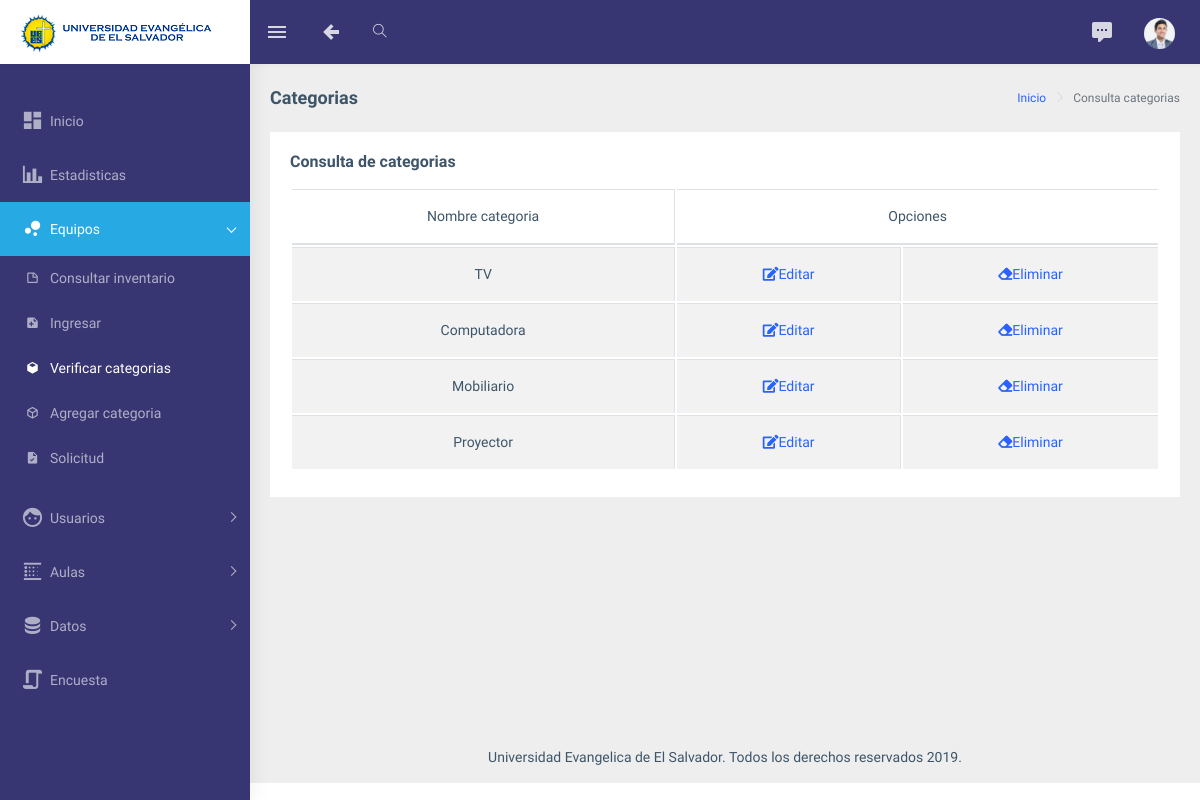
/consultarcat.php (signed in), run on an earlier commit of the app's database.
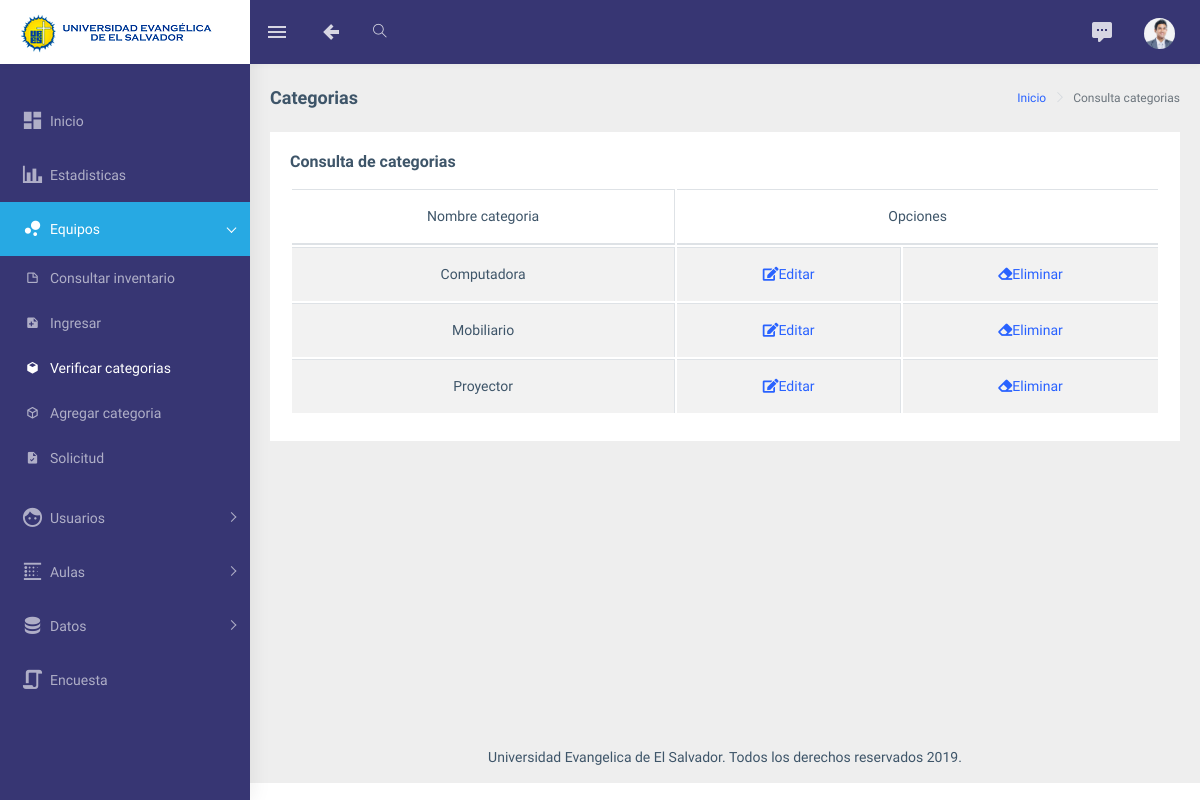
And on a later commit of the database.
### tables this page shows
CREATE TABLE `tipo` (
  `idtipo` int(11) NOT NULL,
  `nombre` varchar(50) NOT NULL
);

### consultarcat.php (the view, shortened to what the changed rows need)
<?php include("seguridad.php");
            $link=conecta();
?>
<!DOCTYPE html>
<html dir="ltr" lang="en">
<head>
    <link rel="stylesheet" type="text/css" href="assets/extra-libs/multicheck/multicheck.css">
    <link href="assets/libs/datatables.net-bs4/css/dataTables.bootstrap4.css" rel="stylesheet">
    <link href="dist/css/style.min.css" rel="stylesheet">
</head>
<body>
    <div id="main-wrapper">
        <div class="page-wrapper">
            <div class="container-fluid">
                <div class="row">
                    <div class="col-12">
                         <div class="card">
                            <div class="card-body">
                                <div class="table-responsive">
                                    <table id="zero_config" class="table table-striped table-bordered">
                                        <thead>
                                        <?php
            $result=mysqli_query($link,"SELECT * FROM tipo");
        ?>
            <tr align='center'>
        <th>Nombre categoria</th>
<th colspan='2'>Opciones</th>
</tr>
</thead>
            <?php
            while($row = mysqli_fetch_row($result))
            {
$id = $row[0];
?>
<tbody>
<tr align='center'>
<td> <?php echo $row[1]?> </td>
<td><?php echo"<a href ='editarcat.php?idtipo=$id'><center><i class='fas fa-edit'></i>Editar</a></center>"; ?></td>
<td><?php echo"<a href ='delcat.php?idtipo=$id'><center><i class='fas fa-eraser'></i>Eliminar</a></center>";?>
</td>
</tr>
</tbody>
<?php
            }
            ?>
    </table>
                                </div>
                            </div>
                        </div>
                    </div>
                </div>
            </div>
        </div>
    </div>
</body>
</html>

What changed in the data, as far as the page shows it:
removed tipo: nombre "TV"
